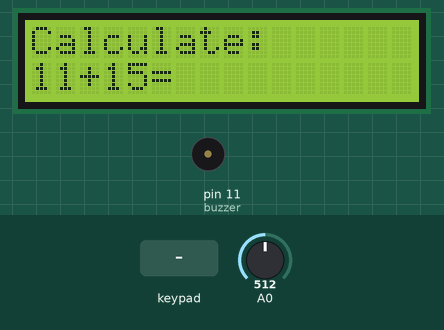
This sketch was run on a simulated Arduino Uno, built with avr-gcc and run on an emulated ATmega328P. Shown: 16×2 character LCD, buzzer (waves = sounding). The test bench sets the inputs (shaded band); at power-on: A0 = 512. Random numbers use the default seed unless the sketch sets one.

Above: at 12.1 s.
12.2 s: key '*' pressed
At 12.5 s:
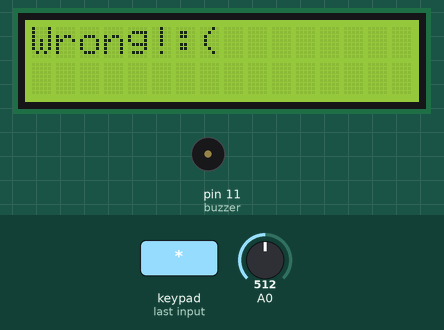
18.2 s: keypad keys 9 8 7 6 pressed 0.4 s apart
At 22.69 s:
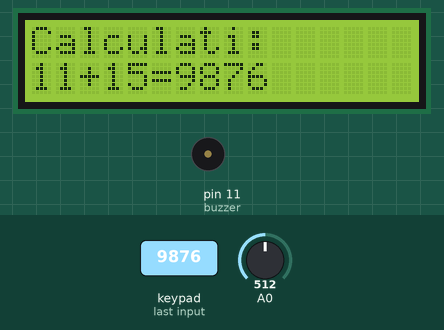
22.8 s: key '1' pressed
At 23.8 s:
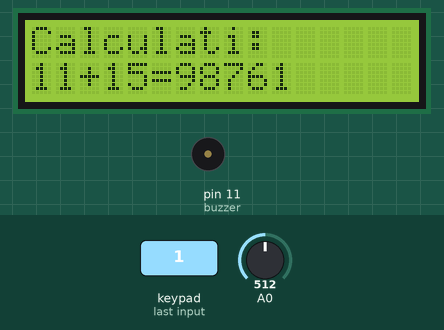
24.3 s: keypad keys 9 8 7 6 # pressed 0.4 s apart
At 26.2 s:
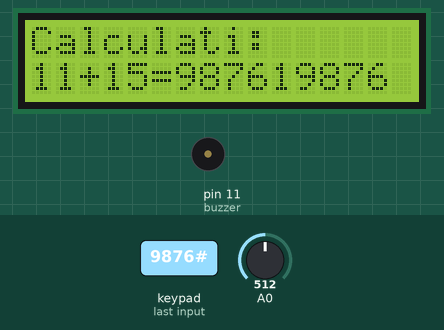
Timing chart, 0 to 27.7 s (numbered marks = the images above; inputs shaded):
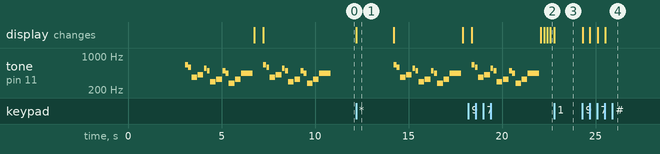

Measured:
- after the input at 12.2 s, tone on pin 11 (buzzer): plays 659 Hz for 0.15 s, 587 Hz for 0.15 s, 370 Hz for 0.30 s, 415 Hz for 0.30 s, 554 Hz for 0.15 s, 494 Hz for 0.15 s … (13 notes in this stretch), starting after 2.0 s; the display: changes at once (image 1)
- after the input at 22.8 s, the display: changes at once (image 3)
- after the input at 24.3 s, the display: first changes at once (image 4 shows a later state)
- what the display in image 1 shows lasts 2.0 s, from 12.2 s to 14.2 s

The sketch:

ALARM_PROJECT.ino
```cpp
#include <Wire.h>
#include <LiquidCrystal_I2C.h>
#include <Keypad.h>

#define NOTE_B0  31
#define NOTE_C1  33
#define NOTE_CS1 35
#define NOTE_D1  37
#define NOTE_DS1 39
#define NOTE_E1  41
#define NOTE_F1  44
#define NOTE_FS1 46
#define NOTE_G1  49
#define NOTE_GS1 52
#define NOTE_A1  55
#define NOTE_AS1 58
#define NOTE_B1  62
#define NOTE_C2  65
#define NOTE_CS2 69
#define NOTE_D2  73
#define NOTE_DS2 78
#define NOTE_E2  82
#define NOTE_F2  87
#define NOTE_FS2 93
#define NOTE_G2  98
#define NOTE_GS2 104
#define NOTE_A2  110
#define NOTE_AS2 117
#define NOTE_B2  123
#define NOTE_C3  131
#define NOTE_CS3 139
#define NOTE_D3  147
#define NOTE_DS3 156
#define NOTE_E3  165
#define NOTE_F3  175
#define NOTE_FS3 185
#define NOTE_G3  196
#define NOTE_GS3 208
#define NOTE_A3  220
#define NOTE_AS3 233
#define NOTE_B3  247
#define NOTE_C4  262
#define NOTE_CS4 277
#define NOTE_D4  294
#define NOTE_DS4 311
#define NOTE_E4  330
#define NOTE_F4  349
#define NOTE_FS4 370
#define NOTE_G4  392
#define NOTE_GS4 415
#define NOTE_A4  440
#define NOTE_AS4 466
#define NOTE_B4  494
#define NOTE_C5  523
#define NOTE_CS5 554
#define NOTE_D5  587
#define NOTE_DS5 622
#define NOTE_E5  659
#define NOTE_F5  698
#define NOTE_FS5 740
#define NOTE_G5  784
#define NOTE_GS5 831
#define NOTE_A5  880
#define NOTE_AS5 932
#define NOTE_B5  988
#define NOTE_C6  1047
#define NOTE_CS6 1109
#define NOTE_D6  1175
#define NOTE_DS6 1245
#define NOTE_E6  1319
#define NOTE_F6  1397
#define NOTE_FS6 1480
#define NOTE_G6  1568
#define NOTE_GS6 1661
#define NOTE_A6  1760
#define NOTE_AS6 1865
#define NOTE_B6  1976
#define NOTE_C7  2093
#define NOTE_CS7 2217
#define NOTE_D7  2349
#define NOTE_DS7 2489
#define NOTE_E7  2637
#define NOTE_F7  2794
#define NOTE_FS7 2960
#define NOTE_G7  3136
#define NOTE_GS7 3322
#define NOTE_A7  3520
#define NOTE_AS7 3729
#define NOTE_B7  3951
#define NOTE_C8  4186
#define NOTE_CS8 4435
#define NOTE_D8  4699
#define NOTE_DS8 4978
#define REST      0


// change this to make the song slower or faster
int tempo = 180;

// change this to whichever pin you want to use
int buzzer = 11;

// notes of the moledy followed by the duration,
// a 4 means a quarter note, 8 an eighteenth , 16 sixteenth, so on
// negative numbers are used to represent dotted notes,
// so -4 means a dotted quarter note, that is, a quarter plus an eighteenth
int melody[] = {

  // Nokia

 NOTE_E5, 8, NOTE_D5, 8, NOTE_FS4, 4, NOTE_GS4, 4,
  NOTE_CS5, 8, NOTE_B4, 8, NOTE_D4, 4, NOTE_E4, 4,
  NOTE_B4, 8, NOTE_A4, 8, NOTE_CS4, 4, NOTE_E4, 4,
  NOTE_A4, 2,

};

// sizeof gives the number of bytes, each int value is composed of two bytes (16 bits)
// there are two values per note (pitch and duration), so for each note there are four bytes
int notes = sizeof(melody) / sizeof(melody[0]) / 2;

// this calculates the duration of a whole note in ms
int wholenote = (60000 * 4) / tempo;

int divider = 0, noteDuration = 0;


const byte ROWS = 4;
const byte COLS = 4;
int i=1,nr=0,d=0;
int vec[] = {11, 20, 10, 15, 35};
int index1,index2;
char hexaKeys[ROWS][COLS] = {
  {'1', '2', '3', 'A'},
  {'4', '5', '6', 'B'},
  {'7', '8', '9', 'C'},
  {'*', '0', '#', 'D'}
};

byte rowPins[ROWS] = {9, 8, 7, 6};
byte colPins[COLS] = {5, 4, 3, 2};

Keypad customKeypad = Keypad(makeKeymap(hexaKeys), rowPins, colPins, ROWS, COLS);

LiquidCrystal_I2C lcd(0x27, 16, 2);

void setup(){
  lcd.backlight();
  lcd.init();
  Serial.begin(9600); // Initialize serial communication at 9600

  delay(1000);
  randomSeed(analogRead(0)); // Initialize the random number generator
  delay(1000);
   index1 = random(0, 4);
  delay(1000);
   index2 = random(0, 4);
   lcd.clear();
  lcd.setCursor(0, 0);
  playSong();
  lcd.print("Calculate:");
  delay(500);
  lcd.setCursor(0, 1);
  lcd.print(vec[index1]);
  lcd.print("+");
  lcd.print(vec[index2]);
  lcd.print("=");
  playSong();
}
void initCalc()
{
      lcd.clear();
      lcd.setCursor(0, 0); // Set the cursor to column 0, row 0
      playSong();
      lcd.print("Calculati:");
      delay(500);
      lcd.setCursor(0, 1); // Set the cursor to column 0, row 1
      lcd.print(vec[index1]);
      lcd.print("+");
      lcd.print(vec[index2]);
      lcd.print("=");
}
void playSong()
{
  for (int thisNote = 0; thisNote < notes * 2; thisNote = thisNote + 2) {

    // calculates the duration of each note
    divider = melody[thisNote + 1];
    if (divider > 0) {
      // regular note, just proceed
      noteDuration = (wholenote) / divider;
    } else if (divider < 0) {
      // dotted notes are represented with negative durations!!
      noteDuration = (wholenote) / abs(divider);
      noteDuration *= 1.5; // increases the duration in half for dotted notes
    }

    // we only play the note for 90% of the duration, leaving 10% as a pause
    tone(buzzer, melody[thisNote], noteDuration * 0.9);

    // Wait for the specief duration before playing the next note.
    delay(noteDuration);

    // stop the waveform generation before the next note.
    noTone(buzzer);
  }
}
void loop(){
  char customKey = customKeypad.getKey();
  if (customKey){
    if(customKey=='*')
    {
    if(vec[index1]+vec[index2]==nr)
    {
    lcd.clear();
    lcd.print("Du-te la curs!:)");
    }
    else
    {
      lcd.clear();
      lcd.print("Wrong!:(");
      randomSeed(analogRead(0)); // Initialize the random number generator
      delay(1000);
      index1 = random(0, 4);
      delay(1000);
      index2 = random(0, 4);
      initCalc();
       playSong();
    }
    nr=0;
    i=1;
   }
   else
   {
   if(isdigit(customKey))
   {
   lcd.print(customKey);
   nr=(customKey-'0')+nr*i;
   i*=10;
   }
   }
  }
 }
```
